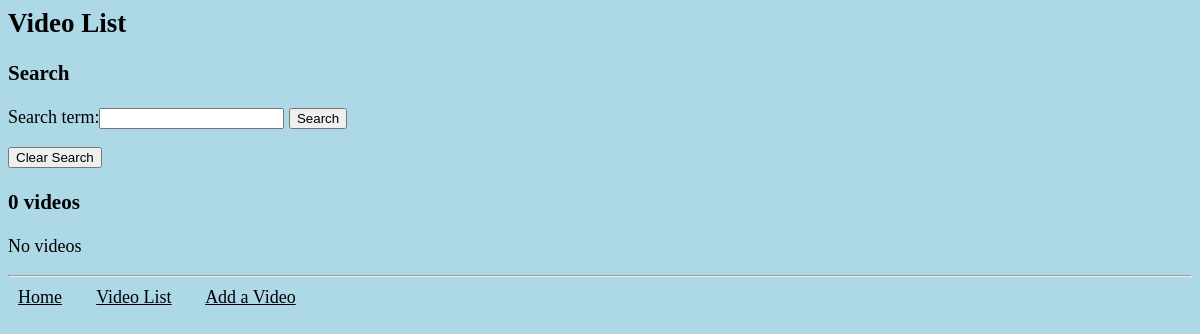
Before: /video_list with the older database file.
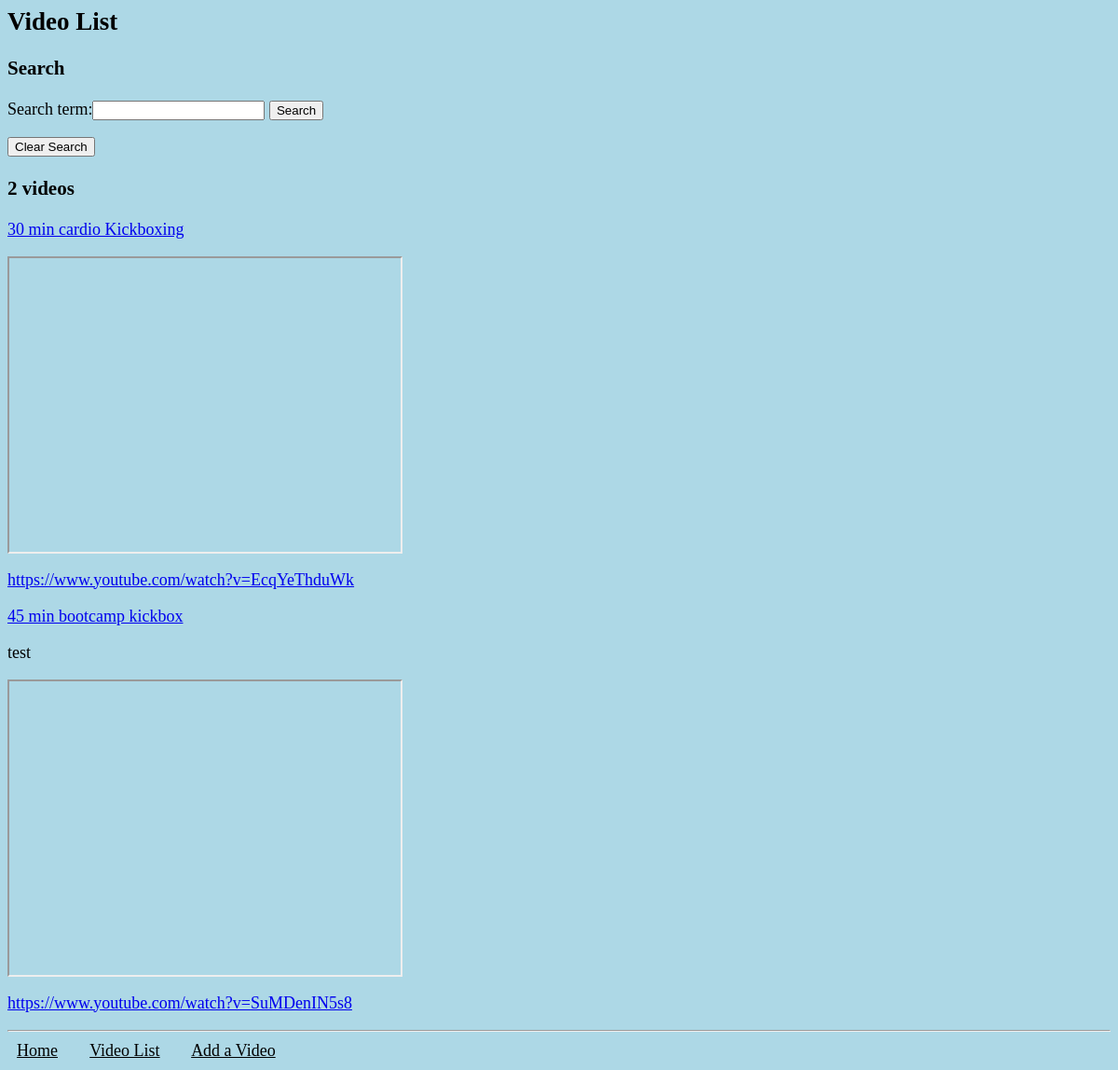
After: the same page with the newer database file.
### video_collection/models.py (models this page shows, shortened)
class Video(models.Model):
    name = models.CharField(max_length=200)
    url = models.CharField(max_length=400)
    notes = models.TextField(blank=True, null=True)
    video_id = models.CharField(max_length=40, unique=True)

### video_collection/views.py (the view)
# urls.py: path('video_list', views.video_list, name='video_list'),
def video_list(request):
    search_form = SearchForm(request.GET) #build form out of info user submitted
    if search_form.is_valid():
        search_term = search_form.cleaned_data['search_term']
        videos = Video.objects.filter(name__icontains=search_term).order_by(Lower('name'))
    else: #form is not filled in
        search_form = SearchForm() #make a new search form
        videos = Video.objects.order_by(Lower('name')) #get all the videos
    return render(request, 'video_collection/video_list.html', {'videos': videos, 'search_form': search_form})

### video_collection/forms.py
class SearchForm(forms.Form): #basic django form; not related to a model
    search_term =forms.CharField()

### video_collection/templates/video_collection/video_list.html
{% extends 'video_collection/base.html' %}
{% block content %}
<h2>Video List</h2>
<h3>Search</h3>
<form method="GET" action="{% url 'video_list' %}">
    {{ search_form  }}
    <button type="submit">Search</button>
</form>
    <a href="{% url 'video_list' %}">
        <button>Clear Search</button>
    </a>
<h3>{{ videos|length }} video{{ videos|length|pluralize }}</h3>
{% for video in videos %}
    <div>
        <span id="video-name{{ video.pk }}" class = "video-name">
            <a href="{% url 'video_detail' video_pk=video.pk %}">{{ video.name }}</a>
        </span>
        <p>{{ video.notes }}</p>
        <iframe width="420" height="315" src="https://youtube.com/embed/{{ video.video_id }}"></iframe>
        <p><a href="{{video.url}}">{{ video.url }}</a></p>
    </div>
    {% empty %}
    <p>No videos</p>
{% endfor %}
{% endblock %}

Changed rows visible on the page:
added Video: name "30 min cardio Kickboxing", url "https://www.youtube.com/watch?v=EcqYeThduWk"
added Video: name "45 min bootcamp kickbox", notes "test", url "https://www.youtube.com/watch?v=SuMDenIN5s8"
Other visible differences:
{{ videos|length }}: "0" → "2"
text no longer shown: "No videos"
